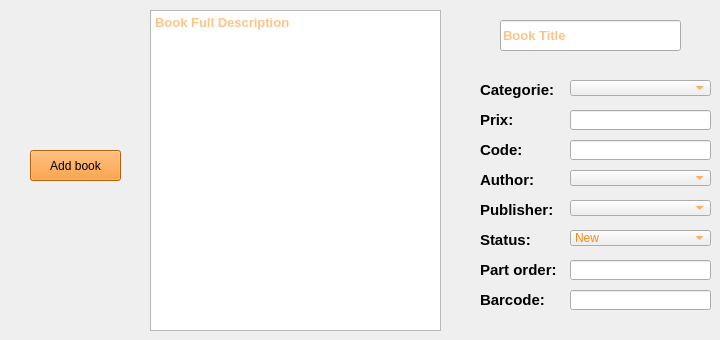
      <widget class="QWidget" name="tab_8">
       <attribute name="title">
        <string>Add New Book</string>
       </attribute>
       <widget class="QLineEdit" name="lineEdit_3">
        <property name="geometry">
         <rect>
          <x>500</x>
          <y>20</y>
          <width>181</width>
          <height>31</height>
         </rect>
        </property>
        <property name="font">
         <font>
          <family>MS Shell Dlg 2</family>
          <pointsize>10</pointsize>
          <weight>75</weight>
          <bold>true</bold>
         </font>
        </property>
        <property name="styleSheet">
         <string notr="true">color: rgb(255, 136, 17);
</string>
        </property>
        <property name="placeholderText">
         <string>Book Title</string>
        </property>
       </widget>
       <widget class="QTextEdit" name="textEdit">
        <property name="geometry">
         <rect>
          <x>150</x>
          <y>10</y>
          <width>291</width>
          <height>321</height>
         </rect>
        </property>
        <property name="font">
         <font>
          <family>MS Shell Dlg 2</family>
          <pointsize>10</pointsize>
          <weight>75</weight>
          <bold>true</bold>
         </font>
        </property>
        <property name="styleSheet">
         <string notr="true">color: rgb(255, 136, 17);
</string>
        </property>
        <property name="placeholderText">
         <string>Book Full Description</string>
        </property>
       </widget>
       <widget class="QComboBox" name="comboBox_3">
        <property name="geometry">
         <rect>
          <x>570</x>
          <y>80</y>
          <width>141</width>
          <height>16</height>
         </rect>
        </property>
        <property name="styleSheet">
         <string notr="true">color: rgb(255, 136, 17);

</string>
        </property>
       </widget>
       <widget class="QLabel" name="label_3">
        <property name="geometry">
         <rect>
          <x>480</x>
          <y>80</y>
          <width>91</width>
          <height>20</height>
         </rect>
        </property>
        <property name="font">
         <font>
          <family>MS Shell Dlg 2</family>
          <pointsize>11</pointsize>
          <weight>75</weight>
          <bold>true</bold>
         </font>
        </property>
        <property name="text">
         <string>Categorie:</string>
        </property>
       </widget>
       <widget class="QLineEdit" name="lineEdit_4">
        <property name="geometry">
         <rect>
          <x>570</x>
          <y>110</y>
          <width>141</width>
          <height>20</height>
         </rect>
        </property>
       </widget>
       <widget class="QLabel" name="label_4">
        <property name="geometry">
         <rect>
          <x>480</x>
          <y>110</y>
          <width>91</width>
          <height>20</height>
         </rect>
        </property>
        <property name="font">
         <font>
          <family>MS Shell Dlg 2</family>
          <pointsize>11</pointsize>
          <weight>75</weight>
          <bold>true</bold>
         </font>
        </property>
        <property name="text">
         <string>Prix:</string>
        </property>
       </widget>
       <widget class="QLabel" name="label_5">
        <property name="geometry">
         <rect>
          <x>480</x>
          <y>140</y>
          <width>91</width>
          <height>20</height>
         </rect>
        </property>
        <property name="font">
         <font>
          <family>MS Shell Dlg 2</family>
          <pointsize>11</pointsize>
          <weight>75</weight>
          <bold>true</bold>
         </font>
        </property>
        <property name="text">
         <string>Code:</string>
        </property>
       </widget>
       <widget class="QLineEdit" name="lineEdit_5">
        <property name="geometry">
         <rect>
          <x>570</x>
          <y>140</y>
          <width>141</width>
          <height>20</height>
         </rect>
        </property>
       </widget>
       <widget class="QLabel" name="label_6">
        <property name="geometry">
         <rect>
          <x>480</x>
          <y>170</y>
          <width>91</width>
          <height>20</height>
         </rect>
        </property>
        <property name="font">
         <font>
          <family>MS Shell Dlg 2</family>
          <pointsize>11</pointsize>
          <weight>75</weight>
          <bold>true</bold>
         </font>
        </property>
        <property name="text">
         <string>Author:</string>
        </property>
       </widget>
       <widget class="QComboBox" name="comboBox_4">
        <property name="geometry">
         <rect>
          <x>570</x>
          <y>170</y>
          <width>141</width>
          <height>16</height>
         </rect>
        </property>
        <property name="styleSheet">
         <string notr="true">color: rgb(255, 136, 17);
</string>
        </property>
       </widget>
       <widget class="QComboBox" name="comboBox_5">
        <property name="geometry">
         <rect>
          <x>570</x>
          <y>230</y>
          <width>141</width>
          <height>16</height>
         </rect>
        </property>
        <property name="styleSheet">
         <string notr="true">color: rgb(255, 136, 17);
</string>
        </property>
        <item>
         <property name="text">
          <string>New</string>
         </property>
        </item>
        <item>
         <property name="text">
          <string>Used</string>
         </property>
        </item>
        <item>
         <property name="text">
          <string>Damaged</string>
         </property>
        </item>
       </widget>
       <widget class="QComboBox" name="comboBox_6">
        <property name="geometry">
         <rect>
          <x>570</x>
          <y>200</y>
          <width>141</width>
          <height>16</height>
         </rect>
        </property>
        <property name="styleSheet">
         <string notr="true">color: rgb(255, 136, 17);
</string>
        </property>
       </widget>
       <widget class="QLabel" name="label_7">
        <property name="geometry">
         <rect>
          <x>480</x>
          <y>200</y>
          <width>91</width>
          <height>20</height>
         </rect>
        </property>
        <property name="font">
         <font>
          <family>MS Shell Dlg 2</family>
          <pointsize>11</pointsize>
          <weight>75</weight>
          <bold>true</bold>
         </font>
        </property>
        <property name="text">
         <string>Publisher:</string>
        </property>
       </widget>
       <widget class="QLabel" name="label_8">
        <property name="geometry">
         <rect>
          <x>480</x>
          <y>230</y>
          <width>91</width>
          <height>20</height>
         </rect>
        </property>
        <property name="font">
         <font>
          <family>MS Shell Dlg 2</family>
          <pointsize>11</pointsize>
          <weight>75</weight>
          <bold>true</bold>
         </font>
        </property>
        <property name="text">
         <string>Status:</string>
        </property>
       </widget>
       <widget class="QLabel" name="label_9">
        <property name="geometry">
         <rect>
          <x>480</x>
          <y>260</y>
          <width>91</width>
          <height>20</height>
         </rect>
        </property>
        <property name="font">
         <font>
          <family>MS Shell Dlg 2</family>
          <pointsize>11</pointsize>
          <weight>75</weight>
          <bold>true</bold>
         </font>
        </property>
        <property name="text">
         <string>Part order:</string>
        </property>
       </widget>
       <widget class="QLineEdit" name="lineEdit_6">
        <property name="geometry">
         <rect>
          <x>570</x>
          <y>260</y>
          <width>141</width>
          <height>20</height>
         </rect>
        </property>
       </widget>
       <widget class="QPushButton" name="pushButton_10">
        <property name="geometry">
         <rect>
          <x>30</x>
          <y>150</y>
          <width>91</width>
          <height>31</height>
         </rect>
        </property>
        <property name="styleSheet">
         <string notr="true">background-color: rgb(255, 136, 17);
</string>
        </property>
        <property name="text">
         <string>Add book</string>
        </property>
       </widget>
       <widget class="QLabel" name="label_10">
        <property name="geometry">
         <rect>
          <x>480</x>
          <y>290</y>
          <width>91</width>
          <height>20</height>
         </rect>
        </property>
        <property name="font">
         <font>
          <family>MS Shell Dlg 2</family>
          <pointsize>11</pointsize>
          <weight>75</weight>
          <bold>true</bold>
         </font>
        </property>
        <property name="text">
         <string>Barcode:</string>
        </property>
       </widget>
       <widget class="QLineEdit" name="lineEdit_10">
        <property name="geometry">
         <rect>
          <x>570</x>
          <y>290</y>
          <width>141</width>
          <height>20</height>
         </rect>
        </property>
       </widget>
      </widget>
